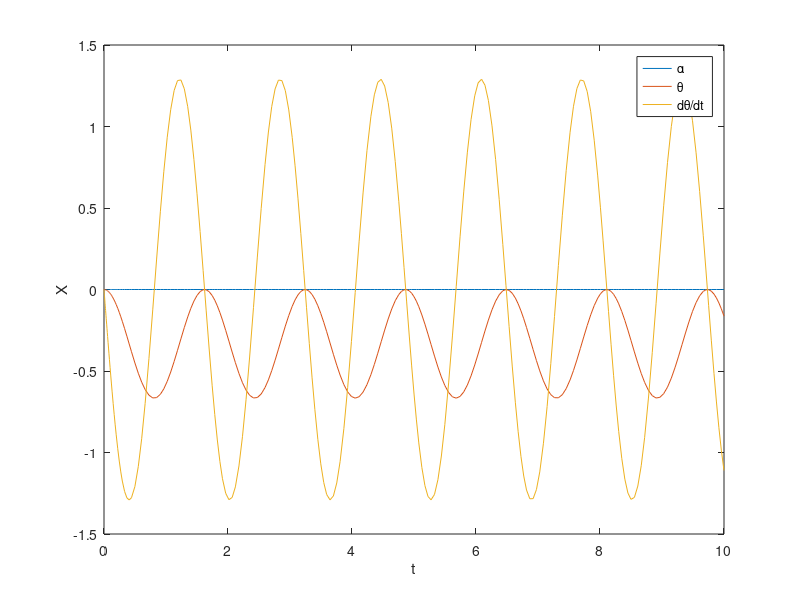

Write the MATLAB code that produced this figure.
A = [-2 0 0; 0 0 1; -10 -15 0];
B = [1 0; 0 0; 0 -5];
X_0 = [0; 0; 0];
U = [0; 1];

f = @(t, x) A * x + B * U;

[t, x] = ode45(f, [0, 10], X_0);

disp("Eigenvalues of A:")
disp(eig(A))

plot(t, x)
legend('\alpha', '\theta', 'd\theta/dt')
xlabel('t')
ylabel('X')
